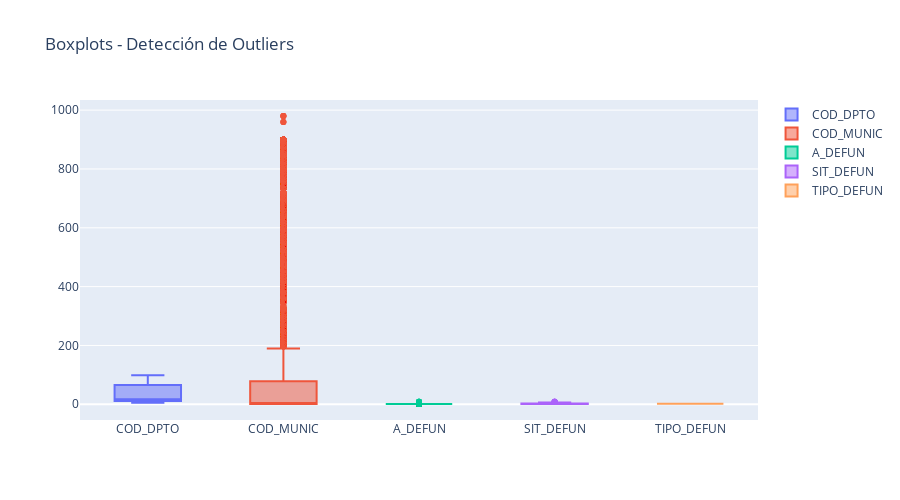

Notebook cell for this chart:
### Markdown cell above
## 7. Análisis de Outliers

### Code cell
fig = go.Figure()
for col in numeric_cols[:5]:
    fig.add_trace(go.Box(y=df[col], name=col))
fig.update_layout(title='Boxplots - Detección de Outliers', height=500)
fig.show()
print(" Se detectan outliers en varias variables. No se eliminan para preservar información real.")

### Figure 1 — Plotly figure (JSON) as saved in the notebook; plotly's stock layout.template omitted (floating-point values rounded to 4 significant figures; data arrays with more than 128 entries replaced by an {"elided": "..."} marker saying what was removed)
{"data": [{"name": "COD_DPTO", "type": "box", "y": {"elided": "42644 int values"}}, {"name": "COD_MUNIC", "type": "box", "y": {"elided": "42644 int values"}}, {"name": "A_DEFUN", "type": "box", "y": {"elided": "42644 int values"}}, {"name": "SIT_DEFUN", "type": "box", "y": {"elided": "42644 int values"}}, {"name": "TIPO_DEFUN", "type": "box", "y": {"elided": "42644 int values"}}], "layout": {"height": 500, "title": {"text": "Boxplots - Detección de Outliers"}}}
